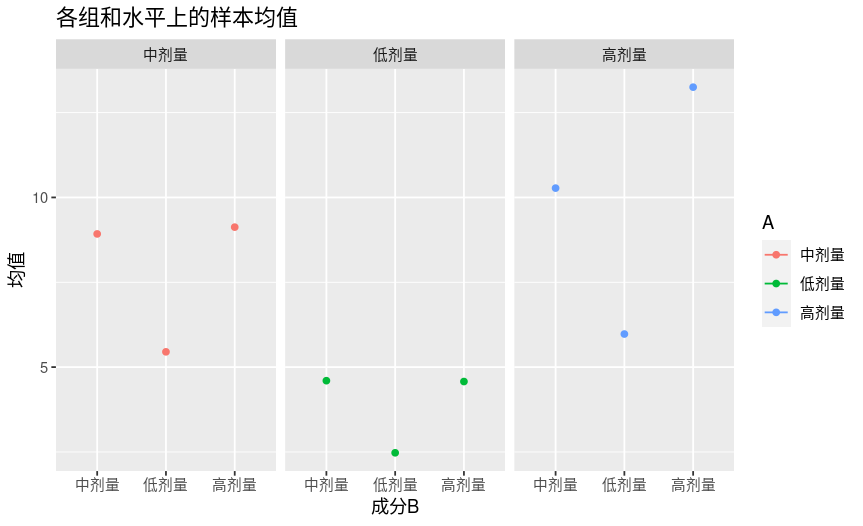

The script that drew this image:
data <- data.frame(
  A = rep(c("低剂量", "中剂量", "高剂量"), each = 12),
  B = rep(rep(c("低剂量", "中剂量", "高剂量"), each = 4), 3),
  value = c(2.4,2.7,2.3,2.5,4.6,4.2,4.9,4.7,4.8,4.5,4.4,4.6,
            5.8,5.2,5.5,5.3,8.9,9.1,8.7,9,9.1,9.3,8.7,9.4,
            6.1,5.7,5.9,6.2,9.9,10.5,10.6,10.1,13.5,13.0,
            13.3,13.2)
)

library(dplyr)
data_summary <- data %>%
  group_by(A,B) %>%
  summarise(mean_value = mean(value))

library(ggplot2)
myplot <- ggplot(data_summary,aes(x=B,y=mean_value,color=A)) +
  geom_point() +
  geom_line() +
  facet_wrap(~A) +
  labs(title="各组和水平上的样本均值",x="成分B",y="均值")
print(myplot)
